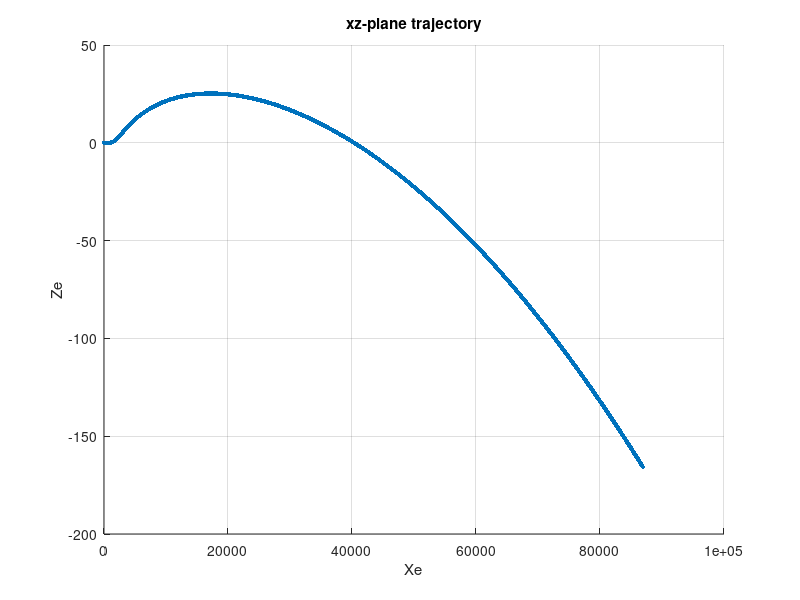

Source code (MATLAB): (Note: this script raises an error after producing the figure.)
close all;
clear;
clc;

% parameters
global m Iyy;
m = 200;
Iyy = 1000;

% dynamics
u_dot = @(A_xe, q, w, u) A_xe - q*w;
w_dot = @(A_ze, q, u) A_ze + q*u;

drag_x = @(u, w) 0.05*0.7*sqrt(u^2 + w^2)^2*1.225*0.5 * (u/(abs(u)+abs(w)));
drag_z = @(u, w) 0.05*0.7*sqrt(u^2 + w^2)^2*1.225*0.5 * (w/(abs(u)+abs(w)));

% f_A_xe = @(Fx, theta, u) Fx/m - 9.81*sin(theta) - (0.05*0.7*1.225*u^2*0.5)/m;
f_A_xe = @(Fx, theta, u, w) Fx/m - 9.81*sin(theta) - drag_x(u, w)/m;
f_A_ze = @(Fz, theta, u, w) Fz/m + 9.81*cos(theta) - drag_z(u, w)/m;

Xe_dot = @(u, w, theta) u*cos(theta) + w*sin(theta);
Ze_dot = @(u, w, theta) -u*sin(theta) + w*cos(theta);

q_dot = @(My) My/Iyy;
theta_dot = @(q) q;


%% Example maneuvre

t0 = 0;
tf = 60;
tstep = 0.01;
time = t0:tstep:tf;

u0 = 300;
w0 = 0;
theta0 = 0;
q0 = 0;

u  = zeros(length(time), 1);
u(1) = u0;

w  = zeros(length(time), 1);
w(1) = w0;

theta  = zeros(length(time), 1);
theta(1) = theta0;

q  = zeros(length(time), 1);
q(1) = q0;

A_xe = zeros(length(time), 1);
A_xe(1) = 0;

A_ze = zeros(length(time), 1);
A_ze(1) = 0;

Xe = zeros(length(time), 1);
Xe(1) = 0;

Ze = zeros(length(time), 1);
Ze(1) = 0;


for i = 1 : length(time)-1
    % declare control input
    if i > 100 && i < 200
        My = 10;
    elseif i > 200 && i < 400
        My = -10;
    elseif i > 400 && i < 500
        My = 10;
    else
        My = 0;
    end
    % My = 0;
    Fx = 50000;
    Fz = -1.0*(m*9.81);

    % Euler-Cauchy Update for states
    q(i+1) = q(i) + tstep*q_dot(My);
    theta(i+1) = theta(i) + tstep*theta_dot(q(i));
    A_xe(i+1) = f_A_xe(Fx, theta(i), u(i), w(i));
    A_ze(i+1) = f_A_ze(Fz, theta(i), u(i), w(i));
    w(i+1) = w(i) + tstep*w_dot(A_ze(i), q(i), u(i));
    u(i+1) = u(i) + tstep*u_dot(A_xe(i), q(i), w(i), u(i));
    Xe(i+1) = Xe(i) + tstep*Xe_dot(u(i), w(i), theta(i));
    Ze(i+1) = Ze(i) + tstep*Ze_dot(u(i), w(i), theta(i));
end

% Postprocessing
Ze = -Ze; % transform to commen human sense coordinate


%% Analysis

figure;
hold on;
title('xz-plane trajectory');
scatter(Xe, Ze, 10, 'o', 'filled');
xlabel('Xe');
ylabel('Ze');
grid on;
hold off;


figure;
tiledlayout(4, 2);
nexttile;
hold on;
title('u');
scatter(time, u, 3, 'o', 'filled');
xlabel('time');
ylabel('u');
grid on;
hold off;

nexttile;
hold on;
title('w');
scatter(time, w, 3, 'o', 'filled')
xlabel('time');
ylabel('w');
grid on;
hold off;

nexttile;
hold on;
title('q');
scatter(time, q, 3, 'o', 'filled')
xlabel('time');
ylabel('q');
grid on;
hold off;

nexttile;
hold on;
title('theta');
scatter(time, theta, 3, 'o', 'filled')
xlabel('time');
ylabel('theta');
grid on;
hold off;

nexttile;
hold on;
title('Aze');
scatter(time, A_ze, 3, 'o', 'filled')
xlabel('time');
ylabel('Aze');
grid on;
hold off;

nexttile;
hold on;
title('Axe');
scatter(time, A_xe, 3, 'o', 'filled')
xlabel('time');
ylabel('Axe');
grid on;
hold off;

nexttile;
hold on;
title('Ze');
scatter(time, Ze, 3, 'o', 'filled')
xlabel('time');
ylabel('Ze');
grid on;
hold off;

nexttile;
hold on;
title('Xe');
scatter(time, Xe, 3, 'o', 'filled')
xlabel('time');
ylabel('Xe');
grid on;
hold off;


